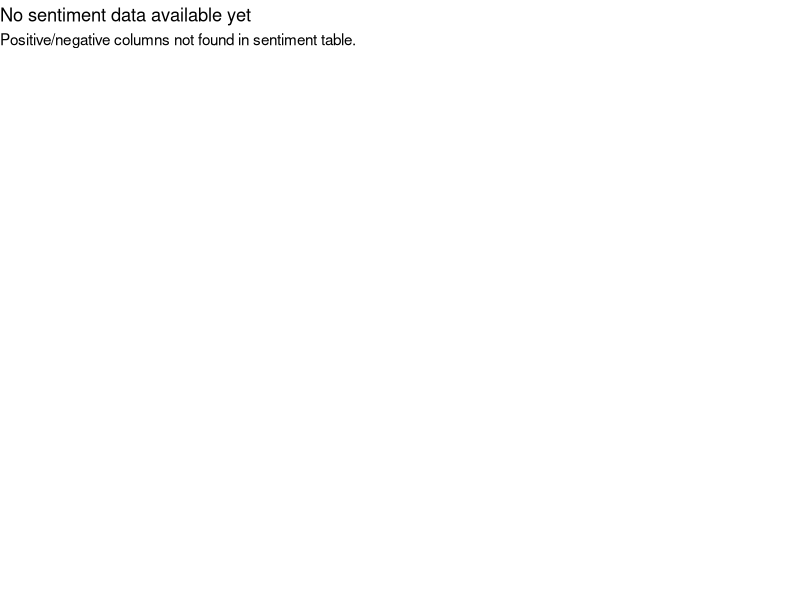
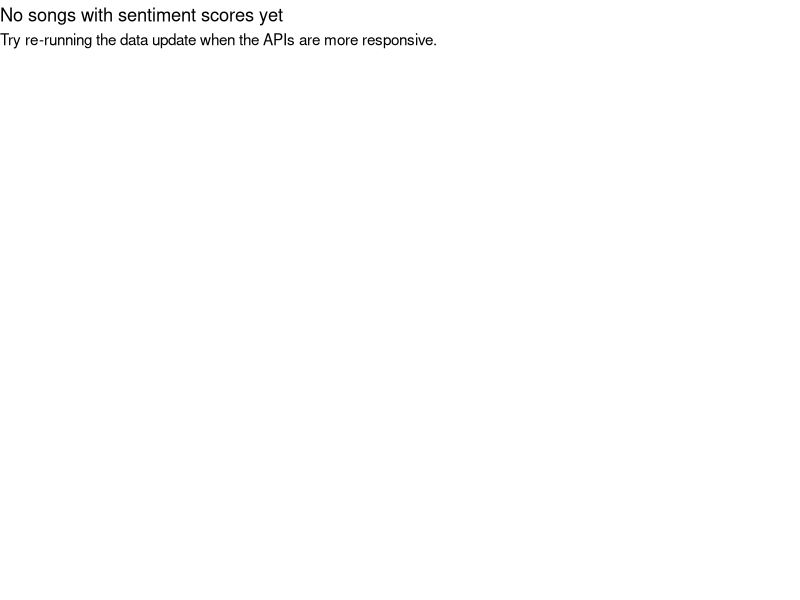

Generate these figures, in order, with R:
## ---- chunk 1
library(dplyr)
library(tidyr)
library(ggplot2)
library(readr)
library(tidytext)
library(stringr)

# These CSVs are created by build_dataset() via GitHub Actions
tidy_words <- read_csv("data_clean/tidy_words.csv", show_col_types = FALSE)
sentiment  <- read_csv("data_clean/sentiment.csv", show_col_types = FALSE)

cat("Number of songs with sentiment scores:", nrow(sentiment), "\n")
cat("Number of tidy word tokens:", nrow(tidy_words), "\n")

if (!all(c("positive", "negative") %in% names(sentiment))) {
ggplot() +
theme_void() +
labs(
title = "No sentiment data available yet",
subtitle = "Positive/negative columns not found in sentiment table."
)
} else {
sentiment |>
tidyr::pivot_longer(cols = c(positive, negative), names_to = "sentiment") |>
dplyr::group_by(sentiment) |>
dplyr::summarise(total = sum(value, na.rm = TRUE), .groups = "drop") |>
ggplot(aes(x = sentiment, y = total, fill = sentiment)) +
geom_col() +
labs(
title = "Overall Sentiment (Bing Lexicon)",
x = NULL,
y = "Total word count"
) +
theme_minimal()
}

if (nrow(sentiment) == 0) {
ggplot() +
theme_void() +
labs(
title = "No songs with sentiment scores yet",
subtitle = "Try re-running the data update when the APIs are more responsive."
)
} else {
first_artist <- sentiment$artist[1]
first_track  <- sentiment$track[1]

tidy_words |>
dplyr::filter(artist == first_artist, track == first_track) |>
dplyr::count(word, sort = TRUE) |>
dplyr::slice_head(n = 15) |>
ggplot(aes(x = reorder(word, n), y = n)) +
geom_col() +
coord_flip() +
labs(
title = paste("Top Words in", first_track, "by", first_artist),
x = NULL,
y = "Frequency"
) +
theme_minimal()
}
